Frame 1 (no input): blank canvas, image omitted
Frame 60 (the mouse pressed at the canvas centre just before this capture): blank canvas, image omitted
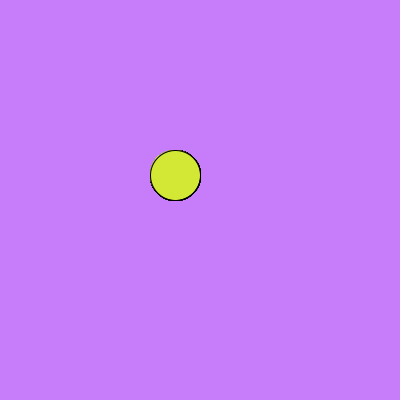
Frame 120 (the mouse held since frame 60 and released just before this capture)

The Processing sketch whose frames 1 and 60 were blank and that drew this single picture after the mouse press (run headless with seeded random() and noise(); from frame 60 on, the mouse is pressed at the canvas centre):

// Processing sketch: ejemplo4
// ── ejemplo4.pde
/*
 VARIABLES
 EJEMPLO 4
 */

int posicionX;
int posicionY;

void setup() {
  size(400, 400);
  background(#C77CFA);
}

void draw() {

  fill(#D2E834);
  posicionX = mouseX - 25;
  posicionY = mouseY - 25;
  ellipse(posicionX, posicionY, 50, 50);
}
